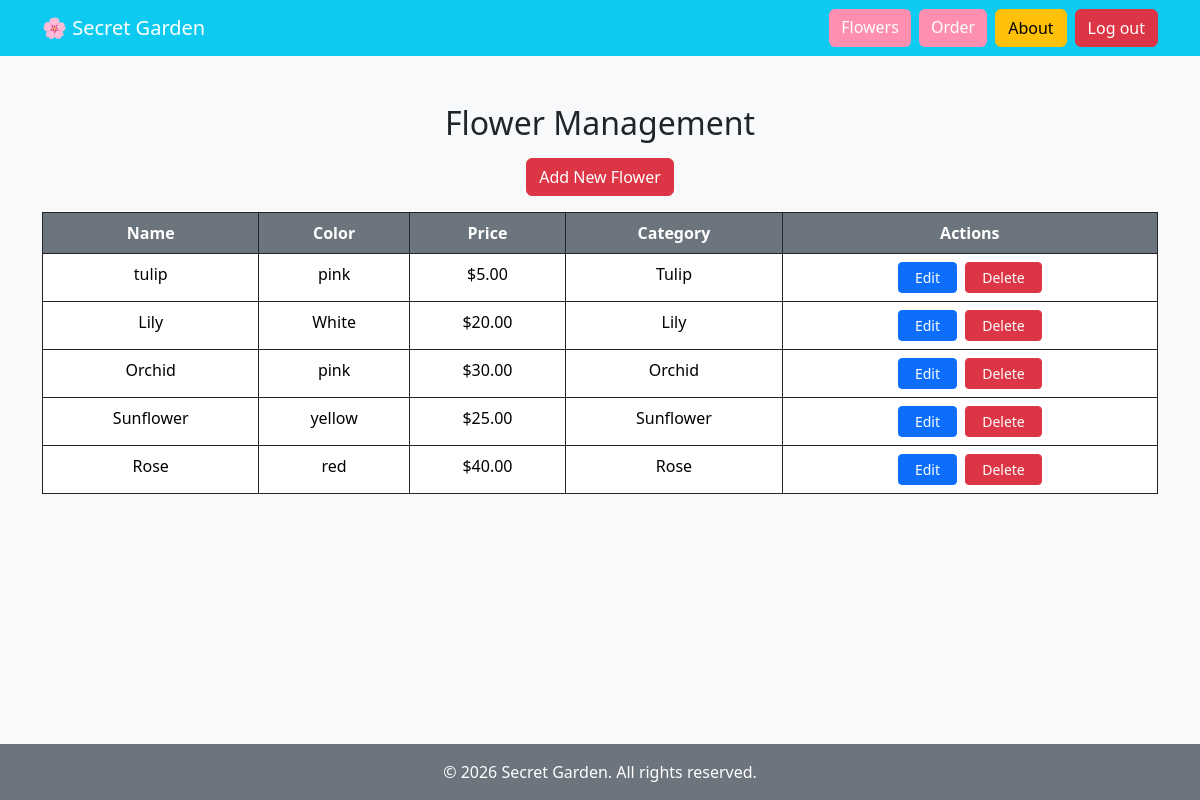
The app's page /flowers/ (signed in) with its own data.
### FlowerApp/models.py (models this page shows, shortened)
class Flower(models.Model):
    CATEGORY_CHOICES = [
        ('Rose', 'Rose'),
        ('Tulip', 'Tulip'),
        ('Lily', 'Lily'),
        ('Orchid', 'Orchid'),
        ('Sunflower', 'Sunflower'),
    ]
    name = models.CharField(max_length=100)
    color = models.CharField(max_length=50, default='')
    price = models.DecimalField(max_digits=8, decimal_places=2)
    category = models.CharField(max_length=50, choices=CATEGORY_CHOICES, blank=True)

### FlowerApp/views.py (the view)
# urls.py: path('', views.flower_list, name='flowers'),
@login_required(login_url='login')
def flower_list(request):
    flowers = Flower.objects.all()
    return render(request, 'flowers.html', {'flowers': flowers})

### templates/flowers.html (shortened to what this page needs)
<!DOCTYPE html>
<html lang="en">
<head>
    <link href="https://cdn.jsdelivr.net/npm/bootstrap@5.3.3/dist/css/bootstrap.min.css" rel="stylesheet">
</head>
<body class="bg-light d-flex flex-column min-vh-100">
    <nav class="navbar navbar-dark bg-info">
       <div class="container">
           <a class="navbar-brand" href="{% url 'dashboard' %}">🌸 Secret Garden</a>
           <div class="d-flex gap-2">
               <a href="/flowers/" class="btn btn-pink">Flowers</a>
               <a href="/orders/" class="btn btn-pink">Order</a>
               <a href="{% url 'about' %}" class="btn btn-warning">About</a>
               <form method="post" action="{% url 'logout' %}">
                   <button class="btn btn-danger">Log out</button>
                </form>
            </div>
        </div>
    </nav>
    <div class="container py-5">
        <h2 class="text-center">Flower Management</h2>
        <div class="text-center my-3">
            <a href="{% url 'add_flower' %}" class="btn btn-danger">Add New Flower</a>
        </div>
        <table class="table table-bordered border-dark text-center bg-white">
            <tr style="--bs-table-bg: #6c757d; --bs-table-color: #fff;">
                <th>Name</th>
                <th>Color</th>
                <th>Price</th>
                <th>Category</th>
                <th>Actions</th>
            </tr>
           {% for flower in flowers %}
            <tr>
              <td>{{ flower.name }}</td>
              <td>{{ flower.color }}</td>
              <td>${{ flower.price }}</td>
              <td>{{ flower.category|default:"No category" }}</td>
              <td>
                <a href="{% url 'edit_flower' flower.id %}" class="btn btn-sm btn-primary px-3 me-1">Edit</a>
                <form method="post" action="{% url 'delete_flower' flower.id %}" class="d-inline">
                   <button type="submit" class="btn btn-sm btn-danger px-3">Delete</button>
                </form>
               </td>
            </tr>
           {% endfor %}
        </table>
    </div>
    <footer class="mt-auto bg-secondary text-white text-center py-3">
        <p class="mb-0">&copy; 2026 Secret Garden. All rights reserved.</p>
    </footer>
</body>
</html>

### templates/flowers.html (style rules this page uses)
.btn-pink { background-color: #ff8fb1; color: white; border: none; }

### records on screen
Flower: name "tulip", color "pink", price "5.00", category "Tulip"
Flower: name "Lily", color "White", price "20.00", category "Lily"
Flower: name "Orchid", color "pink", price "30.00", category "Orchid"
Flower: name "Sunflower", color "yellow", price "25.00", category "Sunflower"
Flower: name "Rose", color "red", price "40.00", category "Rose"
